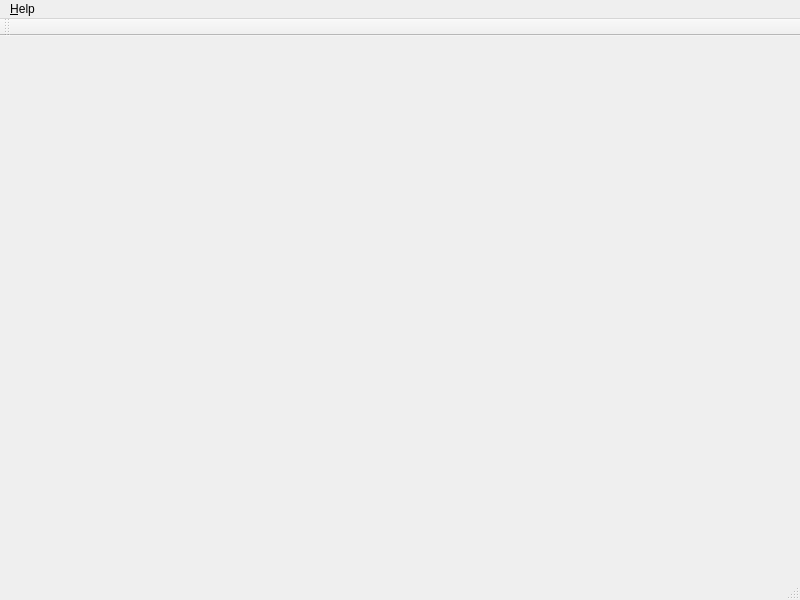
<?xml version="1.0" encoding="UTF-8"?>
<ui version="4.0">
 <class>MainWindow</class>
 <widget class="QMainWindow" name="main_window">
  <property name="geometry">
   <rect>
    <x>0</x>
    <y>0</y>
    <width>800</width>
    <height>600</height>
   </rect>
  </property>
  <property name="windowTitle">
   <string>Landmine</string>
  </property>
  <widget class="QScrollArea" name="scrollArea"/>
  <widget class="QMenuBar" name="menubar">
   <property name="geometry">
    <rect>
     <x>0</x>
     <y>0</y>
     <width>800</width>
     <height>24</height>
    </rect>
   </property>
   <widget class="QMenu" name="menuHelp">
    <property name="title">
     <string>&amp;Help</string>
    </property>
    <addaction name="action_About"/>
   </widget>
   <addaction name="menuHelp"/>
  </widget>
  <widget class="QStatusBar" name="statusbar"/>
  <widget class="QToolBar" name="toolBar">
   <property name="windowTitle">
    <string>toolBar</string>
   </property>
   <attribute name="toolBarArea">
    <enum>TopToolBarArea</enum>
   </attribute>
   <attribute name="toolBarBreak">
    <bool>false</bool>
   </attribute>
  </widget>
  <action name="action_About">
   <property name="text">
    <string>&amp;About</string>
   </property>
  </action>
 </widget>
 <resources/>
 <connections/>
</ui>
